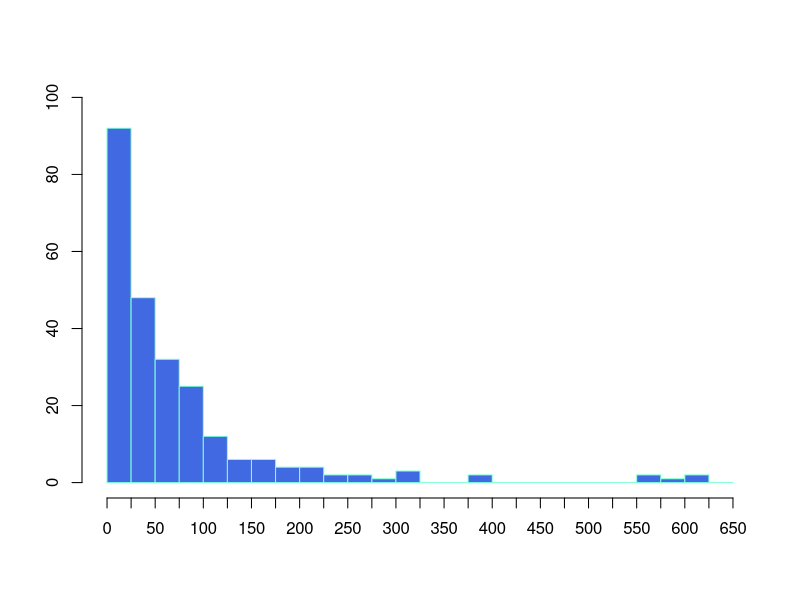
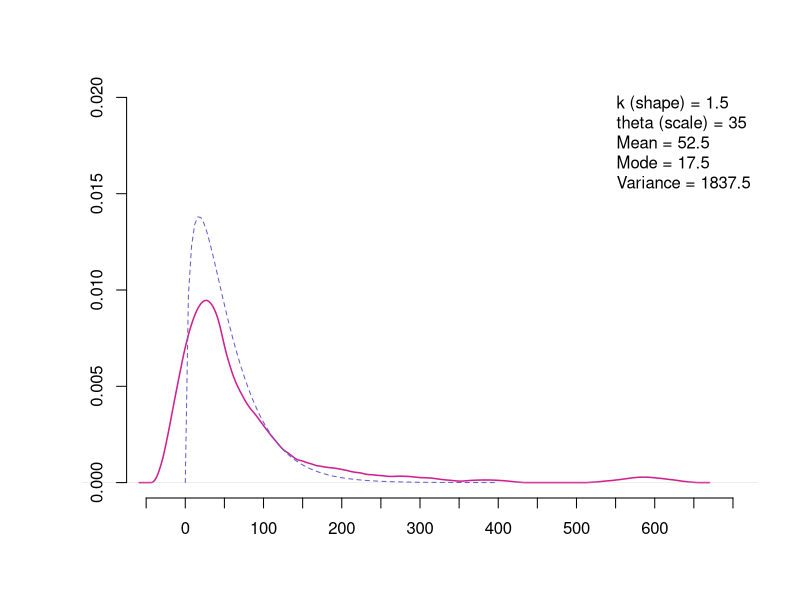

These charts were generated, in order, by the following R code:
setwd("/Users/ryanquigley/Documents/SJSU/264/project")

############# NOTES #############
# Consider adding points to KDE plot
# 	for QT movies outside of the dataset
#	ex: Sin City


#################################



## Death count data (Quentin Taratino movies removed)
dc <- read.csv("filmdeathcounts_no-qt.csv", 
	header = TRUE, 
	stringsAsFactors = FALSE)
dc$Kill_Rate <- dc$Body_Count/dc$Length_Minutes * 60

## Project dataset meta data
qt <- read.table("qt_data.txt", 
                 header = FALSE, 
                 col.names = c("movie", "body.count", "rating", "hours", "year", "genre"),
                 sep = ";",
                 strip.white = TRUE,
                 stringsAsFactors = FALSE)

## Genre list for project dataset
qt.g <- unique(unlist(strsplit(paste(qt$genre, collapse = ", ", sep = ""), ", ")))

## Splitting genre list for each movie in death count dataset
dc.g <- strsplit(tolower(dc$Genre), "|", fixed = TRUE)

## Checking if any genres match those of project genre list
dc$Genre_Match <- logical(1)
for (i in seq_along(dc.g)) {
	dc$Genre_Match[i] <- any(dc.g[[i]] %in% qt.g)
}

## Filter death count dataset
## 1) Rating R or Not Rates
## 2) Year later than 1991 (earliest is 1992)
## 3) Genre Match
dc.filt <- dc[dc$MPAA_Rating %in% c("R", "Unrated", "NR") & dc$Year > 1991 & dc$Genre_Match == TRUE, ]
rownames(dc.filt) <- 1:nrow(dc.filt)

## Death count summary
summary(dc.filt$Body_Count)


#### Death count histogram
h <- hist(dc.filt$Body_Count, right = FALSE, ann = FALSE, axes = FALSE, xlim = c(0,650), ylim = c(0,100), breaks = seq.int(0,650,25), col = "royalblue", border = "aquamarine")
axis(1, at = seq.int(0,650,25), labels = NA)
axis(1, at = seq.int(0,650,50), lwd = 0, lwd.tick = 0)
axis(2, at = seq.int(0,100,20))

#### Death county kernel density estimate
h <- 20
d <- density(dc.filt$Body_Count, kernel = "epanechnikov", bw = h)
plot(d, ann = FALSE, axes = FALSE,
	xlim = c(-100, 700), ylim = c(0, 0.02), 
	bty = "n", col = "violetred", lwd = 1.5)
axis(1, at = seq.int(-50, 700, 50), labels = NA)
axis(1, at = seq.int(0, 600, 100), lwd = 0, lwd.ticks = 0)
axis(2, at = seq.int(0, 0.02, 0.005), pos = -75)

## Gamma parameter controls
k <- 1.50
theta <- 35
g.mean <- k*theta
g.mode <- (k-1)*theta
g.var <- k*theta^2

## Plot theoretical gamma distribution
curve(dgamma(x, shape = k, scale = theta), from = 0, to = 400, add = TRUE, lty = 2, col = "slateblue")
legend("topright", legend = paste(c("k (shape) =", "theta (scale) =", "Mean =", "Mode =", "Variance ="), c(k, theta, g.mean, g.mode, g.var)), bty = "n")


